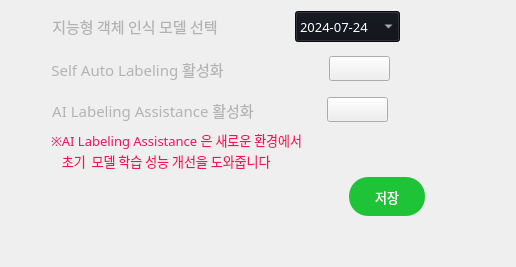
                  <widget class="QWidget" name="setting_ai_tab">
                   <layout class="QVBoxLayout" name="verticalLayout_59">
                    <item>
                     <layout class="QVBoxLayout" name="verticalLayout_52">
                      <item>
                       <layout class="QHBoxLayout" name="horizontalLayout_53">
                        <item>
                         <layout class="QVBoxLayout" name="verticalLayout_54">
                          <item>
                           <layout class="QVBoxLayout" name="verticalLayout_56">
                            <property name="spacing">
                             <number>13</number>
                            </property>
                            <item>
                             <layout class="QHBoxLayout" name="horizontalLayout_55">
                              <item>
                               <spacer name="horizontalSpacer_52">
                                <property name="orientation">
                                 <enum>Qt::Orientation::Horizontal</enum>
                                </property>
                                <property name="sizeType">
                                 <enum>QSizePolicy::Policy::Fixed</enum>
                                </property>
                                <property name="sizeHint" stdset="0">
                                 <size>
                                  <width>36</width>
                                  <height>20</height>
                                 </size>
                                </property>
                               </spacer>
                              </item>
                              <item>
                               <widget class="QLabel" name="setting_ai_weight_label">
                                <property name="sizePolicy">
                                 <sizepolicy hsizetype="Fixed" vsizetype="Fixed">
                                  <horstretch>0</horstretch>
                                  <verstretch>0</verstretch>
                                 </sizepolicy>
                                </property>
                                <property name="minimumSize">
                                 <size>
                                  <width>176</width>
                                  <height>28</height>
                                 </size>
                                </property>
                                <property name="maximumSize">
                                 <size>
                                  <width>9999</width>
                                  <height>28</height>
                                 </size>
                                </property>
                                <property name="font">
                                 <font>
                                  <family>Sans</family>
                                  <pointsize>11</pointsize>
                                 </font>
                                </property>
                                <property name="styleSheet">
                                 <string notr="true">color: rgb(179,179,179);
background-color: rgba(255, 255, 255, 0);</string>
                                </property>
                                <property name="text">
                                 <string>지능형 객체 인식 모델 선텍</string>
                                </property>
                                <property name="alignment">
                                 <set>Qt::AlignmentFlag::AlignCenter</set>
                                </property>
                               </widget>
                              </item>
                              <item>
                               <spacer name="horizontalSpacer_70">
                                <property name="orientation">
                                 <enum>Qt::Orientation::Horizontal</enum>
                                </property>
                                <property name="sizeType">
                                 <enum>QSizePolicy::Policy::Fixed</enum>
                                </property>
                                <property name="sizeHint" stdset="0">
                                 <size>
                                  <width>59</width>
                                  <height>20</height>
                                 </size>
                                </property>
                               </spacer>
                              </item>
                              <item>
                               <widget class="QComboBox" name="setting_setting_ai_weight_box">
                                <property name="sizePolicy">
                                 <sizepolicy hsizetype="Fixed" vsizetype="Fixed">
                                  <horstretch>0</horstretch>
                                  <verstretch>0</verstretch>
                                 </sizepolicy>
                                </property>
                                <property name="minimumSize">
                                 <size>
                                  <width>105</width>
                                  <height>31</height>
                                 </size>
                                </property>
                                <property name="maximumSize">
                                 <size>
                                  <width>105</width>
                                  <height>31</height>
                                 </size>
                                </property>
                                <property name="font">
                                 <font>
                                  <family>Sans</family>
                                  <pointsize>10</pointsize>
                                  <bold>false</bold>
                                 </font>
                                </property>
                                <property name="focusPolicy">
                                 <enum>Qt::FocusPolicy::WheelFocus</enum>
                                </property>
                                <property name="styleSheet">
                                 <string notr="true">color: rgb(255, 255, 255);
background-color: rgb(13, 16, 23);
selection-background-color: rgb(53, 132, 228);
</string>
                                </property>
                                <property name="currentText">
                                 <string notr="true">2024-07-24</string>
                                </property>
                                <property name="currentIndex">
                                 <number>0</number>
                                </property>
                                <property name="sizeAdjustPolicy">
                                 <enum>QComboBox::SizeAdjustPolicy::AdjustToContentsOnFirstShow</enum>
                                </property>
                                <property name="placeholderText">
                                 <string/>
                                </property>
                                <item>
                                 <property name="text">
                                  <string>2024-07-24</string>
                                 </property>
                                </item>
                               </widget>
                              </item>
                              <item>
                               <spacer name="horizontalSpacer_53">
                                <property name="orientation">
                                 <enum>Qt::Orientation::Horizontal</enum>
                                </property>
                                <property name="sizeHint" stdset="0">
                                 <size>
                                  <width>40</width>
                                  <height>20</height>
                                 </size>
                                </property>
                               </spacer>
                              </item>
                             </layout>
                            </item>
                            <item>
                             <layout class="QHBoxLayout" name="horizontalLayout_56">
                              <item>
                               <spacer name="horizontalSpacer_54">
                                <property name="orientation">
                                 <enum>Qt::Orientation::Horizontal</enum>
                                </property>
                                <property name="sizeType">
                                 <enum>QSizePolicy::Policy::Fixed</enum>
                                </property>
                                <property name="sizeHint" stdset="0">
                                 <size>
                                  <width>40</width>
                                  <height>20</height>
                                 </size>
                                </property>
                               </spacer>
                              </item>
                              <item>
                               <widget class="QLabel" name="setting_self_training_auto_labeling_label">
                                <property name="sizePolicy">
                                 <sizepolicy hsizetype="Fixed" vsizetype="Fixed">
                                  <horstretch>0</horstretch>
                                  <verstretch>0</verstretch>
                                 </sizepolicy>
                                </property>
                                <property name="minimumSize">
                                 <size>
                                  <width>1</width>
                                  <height>28</height>
                                 </size>
                                </property>
                                <property name="maximumSize">
                                 <size>
                                  <width>194</width>
                                  <height>28</height>
                                 </size>
                                </property>
                                <property name="font">
                                 <font>
                                  <family>Sans</family>
                                  <pointsize>11</pointsize>
                                 </font>
                                </property>
                                <property name="styleSheet">
                                 <string notr="true">color: rgb(179,179,179);
background-color: rgba(255, 255, 255, 0);</string>
                                </property>
                                <property name="text">
                                 <string>Self Auto Labeling 활성화</string>
                                </property>
                                <property name="alignment">
                                 <set>Qt::AlignmentFlag::AlignCenter</set>
                                </property>
                               </widget>
                              </item>
                              <item>
                               <spacer name="horizontalSpacer_55">
                                <property name="orientation">
                                 <enum>Qt::Orientation::Horizontal</enum>
                                </property>
                                <property name="sizeType">
                                 <enum>QSizePolicy::Policy::Fixed</enum>
                                </property>
                                <property name="sizeHint" stdset="0">
                                 <size>
                                  <width>92</width>
                                  <height>20</height>
                                 </size>
                                </property>
                               </spacer>
                              </item>
                              <item>
                               <widget class="QPushButton" name="setting_self_training_auto_labeling_bnt">
                                <property name="sizePolicy">
                                 <sizepolicy hsizetype="Fixed" vsizetype="Fixed">
                                  <horstretch>0</horstretch>
                                  <verstretch>0</verstretch>
                                 </sizepolicy>
                                </property>
                                <property name="minimumSize">
                                 <size>
                                  <width>61</width>
                                  <height>25</height>
                                 </size>
                                </property>
                                <property name="maximumSize">
                                 <size>
                                  <width>187</width>
                                  <height>25</height>
                                 </size>
                                </property>
                                <property name="text">
                                 <string/>
                                </property>
                                <property name="icon">
                                 <iconset resource="../resourece.qrc">
                                  <normaloff>:/ui/ui/images/icon-switch-off.png</normaloff>
                                  <normalon>:/ui/ui/images/icon-switch-on.png</normalon>:/ui/ui/images/icon-switch-off.png</iconset>
                                </property>
                                <property name="iconSize">
                                 <size>
                                  <width>55</width>
                                  <height>103</height>
                                 </size>
                                </property>
                                <property name="checkable">
                                 <bool>true</bool>
                                </property>
                               </widget>
                              </item>
                              <item>
                               <spacer name="horizontalSpacer_56">
                                <property name="orientation">
                                 <enum>Qt::Orientation::Horizontal</enum>
                                </property>
                                <property name="sizeHint" stdset="0">
                                 <size>
                                  <width>40</width>
                                  <height>20</height>
                                 </size>
                                </property>
                               </spacer>
                              </item>
                             </layout>
                            </item>
                            <item>
                             <layout class="QVBoxLayout" name="verticalLayout_57">
                              <property name="spacing">
                               <number>5</number>
                              </property>
                              <item>
                               <layout class="QHBoxLayout" name="horizontalLayout_57">
                                <item>
                                 <spacer name="horizontalSpacer_57">
                                  <property name="orientation">
                                   <enum>Qt::Orientation::Horizontal</enum>
                                  </property>
                                  <property name="sizeType">
                                   <enum>QSizePolicy::Policy::Fixed</enum>
                                  </property>
                                  <property name="sizeHint" stdset="0">
                                   <size>
                                    <width>41</width>
                                    <height>20</height>
                                   </size>
                                  </property>
                                 </spacer>
                                </item>
                                <item>
                                 <widget class="QLabel" name="setting_self_training_zeroshot_label">
                                  <property name="sizePolicy">
                                   <sizepolicy hsizetype="Fixed" vsizetype="Fixed">
                                    <horstretch>0</horstretch>
                                    <verstretch>0</verstretch>
                                   </sizepolicy>
                                  </property>
                                  <property name="minimumSize">
                                   <size>
                                    <width>9</width>
                                    <height>28</height>
                                   </size>
                                  </property>
                                  <property name="maximumSize">
                                   <size>
                                    <width>300</width>
                                    <height>28</height>
                                   </size>
                                  </property>
                                  <property name="font">
                                   <font>
                                    <family>Sans</family>
                                    <pointsize>11</pointsize>
                                   </font>
                                  </property>
                                  <property name="styleSheet">
                                   <string notr="true">color: rgb(179,179,179);
background-color: rgba(255, 255, 255, 0);</string>
                                  </property>
                                  <property name="text">
                                   <string>AI Labeling Assistance 활성화</string>
                                  </property>
                                  <property name="alignment">
                                   <set>Qt::AlignmentFlag::AlignCenter</set>
                                  </property>
                                 </widget>
                                </item>
                                <item>
                                 <spacer name="horizontalSpacer_58">
                                  <property name="orientation">
                                   <enum>Qt::Orientation::Horizontal</enum>
                                  </property>
                                  <property name="sizeType">
                                   <enum>QSizePolicy::Policy::Fixed</enum>
                                  </property>
                                  <property name="sizeHint" stdset="0">
                                   <size>
                                    <width>68</width>
                                    <height>20</height>
                                   </size>
                                  </property>
                                 </spacer>
                                </item>
                                <item>
                                 <widget class="QPushButton" name="setting_self_training_zeroshot_bnt">
                                  <property name="sizePolicy">
                                   <sizepolicy hsizetype="Fixed" vsizetype="Fixed">
                                    <horstretch>0</horstretch>
                                    <verstretch>0</verstretch>
                                   </sizepolicy>
                                  </property>
                                  <property name="minimumSize">
                                   <size>
                                    <width>61</width>
                                    <height>25</height>
                                   </size>
                                  </property>
                                  <property name="maximumSize">
                                   <size>
                                    <width>151</width>
                                    <height>25</height>
                                   </size>
                                  </property>
                                  <property name="text">
                                   <string/>
                                  </property>
                                  <property name="icon">
                                   <iconset resource="../resourece.qrc">
                                    <normaloff>:/ui/ui/images/icon-switch-off.png</normaloff>
                                    <normalon>:/ui/ui/images/icon-switch-on.png</normalon>:/ui/ui/images/icon-switch-off.png</iconset>
                                  </property>
                                  <property name="iconSize">
                                   <size>
                                    <width>55</width>
                                    <height>103</height>
                                   </size>
                                  </property>
                                  <property name="checkable">
                                   <bool>true</bool>
                                  </property>
                                 </widget>
                                </item>
                                <item>
                                 <spacer name="horizontalSpacer_59">
                                  <property name="orientation">
                                   <enum>Qt::Orientation::Horizontal</enum>
                                  </property>
                                  <property name="sizeHint" stdset="0">
                                   <size>
                                    <width>40</width>
                                    <height>20</height>
                                   </size>
                                  </property>
                                 </spacer>
                                </item>
                               </layout>
                              </item>
                              <item>
                               <layout class="QVBoxLayout" name="verticalLayout_58">
                                <property name="spacing">
                                 <number>0</number>
                                </property>
                                <item>
                                 <layout class="QHBoxLayout" name="horizontalLayout_59">
                                  <item>
                                   <spacer name="horizontalSpacer_63">
                                    <property name="orientation">
                                     <enum>Qt::Orientation::Horizontal</enum>
                                    </property>
                                    <property name="sizeType">
                                     <enum>QSizePolicy::Policy::Fixed</enum>
                                    </property>
                                    <property name="sizeHint" stdset="0">
                                     <size>
                                      <width>40</width>
                                      <height>20</height>
                                     </size>
                                    </property>
                                   </spacer>
                                  </item>
                                  <item>
                                   <widget class="QLabel" name="setting_page_email_info_label_5">
                                    <property name="sizePolicy">
                                     <sizepolicy hsizetype="Fixed" vsizetype="Fixed">
                                      <horstretch>0</horstretch>
                                      <verstretch>0</verstretch>
                                     </sizepolicy>
                                    </property>
                                    <property name="minimumSize">
                                     <size>
                                      <width>12</width>
                                      <height>21</height>
                                     </size>
                                    </property>
                                    <property name="maximumSize">
                                     <size>
                                      <width>9999</width>
                                      <height>21</height>
                                     </size>
                                    </property>
                                    <property name="font">
                                     <font>
                                      <family>Sans</family>
                                      <pointsize>10</pointsize>
                                     </font>
                                    </property>
                                    <property name="styleSheet">
                                     <string notr="true">color: rgb(242, 18, 94);</string>
                                    </property>
                                    <property name="text">
                                     <string>※AI Labeling Assistance 은 새로운 환경에서</string>
                                    </property>
                                   </widget>
                                  </item>
                                  <item>
                                   <spacer name="horizontalSpacer_64">
                                    <property name="orientation">
                                     <enum>Qt::Orientation::Horizontal</enum>
                                    </property>
                                    <property name="sizeHint" stdset="0">
                                     <size>
                                      <width>40</width>
                                      <height>20</height>
                                     </size>
                                    </property>
                                   </spacer>
                                  </item>
                                 </layout>
                                </item>
                                <item>
                                 <layout class="QHBoxLayout" name="horizontalLayout_60">
                                  <item>
                                   <spacer name="horizontalSpacer_65">
                                    <property name="orientation">
                                     <enum>Qt::Orientation::Horizontal</enum>
                                    </property>
                                    <property name="sizeType">
                                     <enum>QSizePolicy::Policy::Fixed</enum>
                                    </property>
                                    <property name="sizeHint" stdset="0">
                                     <size>
                                      <width>48</width>
                                      <height>20</height>
                                     </size>
                                    </property>
                                   </spacer>
                                  </item>
                                  <item>
                                   <widget class="QLabel" name="setting_page_email_info_label_6">
                                    <property name="sizePolicy">
                                     <sizepolicy hsizetype="Fixed" vsizetype="Fixed">
                                      <horstretch>0</horstretch>
                                      <verstretch>0</verstretch>
                                     </sizepolicy>
                                    </property>
                                    <property name="minimumSize">
                                     <size>
                                      <width>1</width>
                                      <height>21</height>
                                     </size>
                                    </property>
                                    <property name="maximumSize">
                                     <size>
                                      <width>9999</width>
                                      <height>21</height>
                                     </size>
                                    </property>
                                    <property name="font">
                                     <font>
                                      <family>Sans</family>
                                      <pointsize>10</pointsize>
                                     </font>
                                    </property>
                                    <property name="styleSheet">
                                     <string notr="true">color: rgb(242, 18, 94);</string>
                                    </property>
                                    <property name="text">
                                     <string> 초기  모델 학습 성능 개선을 도와줍니다</string>
                                    </property>
                                   </widget>
                                  </item>
                                  <item>
                                   <spacer name="horizontalSpacer_66">
                                    <property name="orientation">
                                     <enum>Qt::Orientation::Horizontal</enum>
                                    </property>
                                    <property name="sizeHint" stdset="0">
                                     <size>
                                      <width>40</width>
                                      <height>20</height>
                                     </size>
                                    </property>
                                   </spacer>
                                  </item>
                                 </layout>
                                </item>
                               </layout>
                              </item>
                             </layout>
                            </item>
                           </layout>
                          </item>
                          <item>
                           <layout class="QHBoxLayout" name="horizontalLayout_61">
                            <item>
                             <spacer name="horizontalSpacer_67">
                              <property name="orientation">
                               <enum>Qt::Orientation::Horizontal</enum>
                              </property>
                              <property name="sizeType">
                               <enum>QSizePolicy::Policy::Fixed</enum>
                              </property>
                              <property name="sizeHint" stdset="0">
                               <size>
                                <width>338</width>
                                <height>20</height>
                               </size>
                              </property>
                             </spacer>
                            </item>
                            <item>
                             <widget class="QPushButton" name="setting_ai_setting_save_bnt">
                              <property name="sizePolicy">
                               <sizepolicy hsizetype="Fixed" vsizetype="Fixed">
                                <horstretch>0</horstretch>
                                <verstretch>0</verstretch>
                               </sizepolicy>
                              </property>
                              <property name="minimumSize">
                               <size>
                                <width>76</width>
                                <height>39</height>
                               </size>
                              </property>
                              <property name="maximumSize">
                               <size>
                                <width>76</width>
                                <height>39</height>
                               </size>
                              </property>
                              <property name="font">
                               <font>
                                <family>Sans</family>
                                <pointsize>10</pointsize>
                               </font>
                              </property>
                              <property name="cursor">
                               <cursorShape>PointingHandCursor</cursorShape>
                              </property>
                              <property name="styleSheet">
                               <string notr="true">

background-color: rgb(30, 195, 55);
color: rgb(255, 255, 255);
border-radius: 19px;

</string>
                              </property>
                              <property name="text">
                               <string>저장</string>
                              </property>
                             </widget>
                            </item>
                            <item>
                             <spacer name="horizontalSpacer_69">
                              <property name="orientation">
                               <enum>Qt::Orientation::Horizontal</enum>
                              </property>
                              <property name="sizeType">
                               <enum>QSizePolicy::Policy::Preferred</enum>
                              </property>
                              <property name="sizeHint" stdset="0">
                               <size>
                                <width>40</width>
                                <height>20</height>
                               </size>
                              </property>
                             </spacer>
                            </item>
                           </layout>
                          </item>
                         </layout>
                        </item>
                        <item>
                         <spacer name="horizontalSpacer_68">
                          <property name="orientation">
                           <enum>Qt::Orientation::Horizontal</enum>
                          </property>
                          <property name="sizeHint" stdset="0">
                           <size>
                            <width>40</width>
                            <height>20</height>
                           </size>
                          </property>
                         </spacer>
                        </item>
                       </layout>
                      </item>
                      <item>
                       <spacer name="verticalSpacer_28">
                        <property name="orientation">
                         <enum>Qt::Orientation::Vertical</enum>
                        </property>
                        <property name="sizeHint" stdset="0">
                         <size>
                          <width>20</width>
                          <height>40</height>
                         </size>
                        </property>
                       </spacer>
                      </item>
                     </layout>
                    </item>
                   </layout>
                  </widget>
